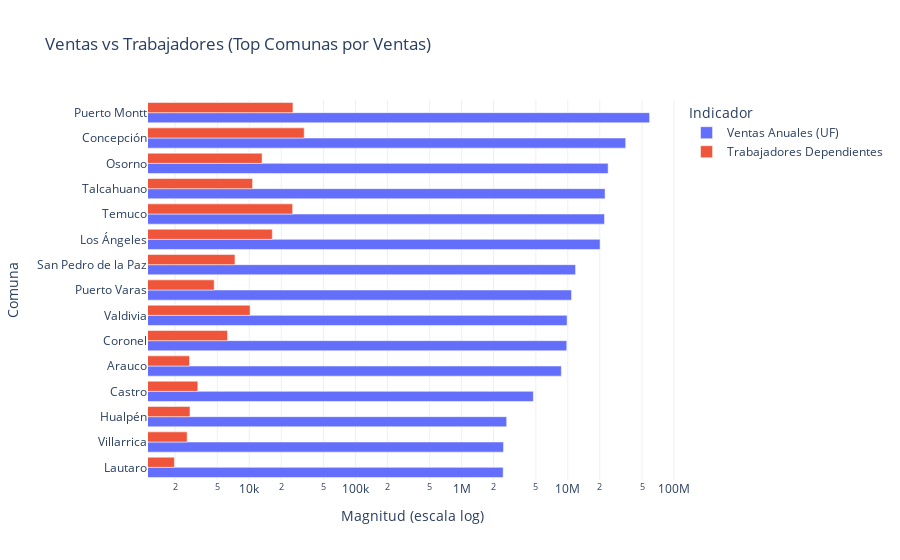

Write notebook code for a chart like this one.
### Markdown cell above
## Ventas vs. empleo por comuna
Comparación directa entre ambas métricas y correlación general.

### Code cell
TOP_N = 15
comunas_destacadas = (
    comuna_stats.sort_values('ventas_anuales_en_uf', ascending=False)
    .head(TOP_N)
    .copy()
)

plot_data = comunas_destacadas.melt(
    id_vars=['comuna_del_domicilio_o_casa_matriz', 'región_del_domicilio_o_casa_matriz'],
    value_vars=['ventas_anuales_en_uf', 'número_de_trabajadores_dependientes_informados'],
    var_name='indicador',
    value_name='valor'
)
plot_data['indicador'] = plot_data['indicador'].map({
    'ventas_anuales_en_uf': 'Ventas Anuales (UF)',
    'número_de_trabajadores_dependientes_informados': 'Trabajadores Dependientes'
})

fig = px.bar(
    plot_data,
    x='valor',
    y='comuna_del_domicilio_o_casa_matriz',
    color='indicador',
    barmode='group',
    orientation='h',
    log_x=True,
    title='Ventas vs Trabajadores (Top Comunas por Ventas)',
    labels={'valor': 'Magnitud (escala log)', 'comuna_del_domicilio_o_casa_matriz': 'Comuna', 'indicador': 'Indicador'}
)
fig.update_layout(yaxis={'categoryorder':'total ascending'})
# Guardar en HTML en la carpeta docs
fig.write_html('../docs/ventas_vs_trabajadores_comunas.html')
fig.show()

correlation = comuna_stats[[
    'ventas_anuales_en_uf',
    'número_de_trabajadores_dependientes_informados'
]].corr()
print('Matriz de correlación ventas vs trabajadores:')
correlation

### Figure 1 — Plotly figure (JSON) as saved in the notebook; plotly's stock layout.template omitted (floating-point values rounded to 4 significant figures)
{"data": [{"alignmentgroup": "True", "hovertemplate": "Indicador=Ventas Anuales (UF)<br>Magnitud (escala log)=%{x}<br>Comuna=%{y}<extra></extra>", "legendgroup": "Ventas Anuales (UF)", "marker": {"color": "#636efa", "pattern": {"shape": ""}}, "name": "Ventas Anuales (UF)", "offsetgroup": "Ventas Anuales (UF)", "orientation": "h", "showlegend": true, "textposition": "auto", "type": "bar", "x": [58930000.0, 35080000.0, 23970000.0, 22430000.0, 22160000.0, 20130000.0, 11830000.0, 10840000.0, 9841000.0, 9775000.0, 8693000.0, 4734000.0, 2655000.0, 2480000.0, 2461000.0], "xaxis": "x", "y": ["Puerto Montt", "Concepción", "Osorno", "Talcahuano", "Temuco", "Los Ángeles", "San Pedro de la Paz", "Puerto Varas", "Valdivia", "Coronel", "Arauco", "Castro", "Hualpén", "Villarrica", "Lautaro"], "yaxis": "y"}, {"alignmentgroup": "True", "hovertemplate": "Indicador=Trabajadores Dependientes<br>Magnitud (escala log)=%{x}<br>Comuna=%{y}<extra></extra>", "legendgroup": "Trabajadores Dependientes", "marker": {"color": "#EF553B", "pattern": {"shape": ""}}, "name": "Trabajadores Dependientes", "offsetgroup": "Trabajadores Dependientes", "orientation": "h", "showlegend": true, "textposition": "auto", "type": "bar", "x": [25780.0, 32900.0, 13190.0, 10730.0, 25610.0, 16470.0, 7330.0, 4670.0, 10180.0, 6243.0, 2735.0, 3274.0, 2764.0, 2597.0, 1971.0], "xaxis": "x", "y": ["Puerto Montt", "Concepción", "Osorno", "Talcahuano", "Temuco", "Los Ángeles", "San Pedro de la Paz", "Puerto Varas", "Valdivia", "Coronel", "Arauco", "Castro", "Hualpén", "Villarrica", "Lautaro"], "yaxis": "y"}], "layout": {"barmode": "group", "legend": {"title": {"text": "Indicador"}, "tracegroupgap": 0}, "title": {"text": "Ventas vs Trabajadores (Top Comunas por Ventas)"}, "xaxis": {"anchor": "y", "domain": [0, 1], "title": {"text": "Magnitud (escala log)"}, "type": "log"}, "yaxis": {"anchor": "x", "categoryorder": "total ascending", "domain": [0, 1], "title": {"text": "Comuna"}}}}
